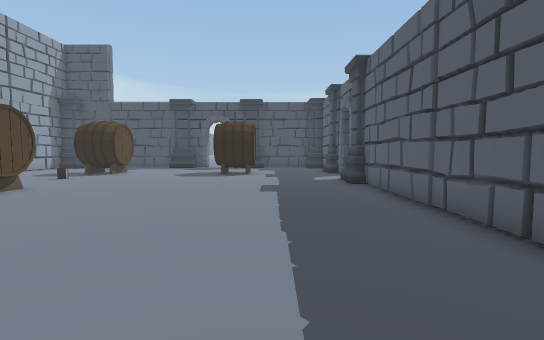
view 1 (above)

22 first-person views from a walk through a Unity game level. The camera is 1.3 m above the floor, tilts 4° down and sees 85° across. The floor is counted in squares, 1 m on a side. Each view is taken from the middle of a square. On the plan, view 1 faces up. The plan holds only what a view shows up to about 14 squares ahead; the rest is blank. The place goes on beyond the plan. The player character is not drawn. Door leaves are left out, so doorways stand open.

view 2
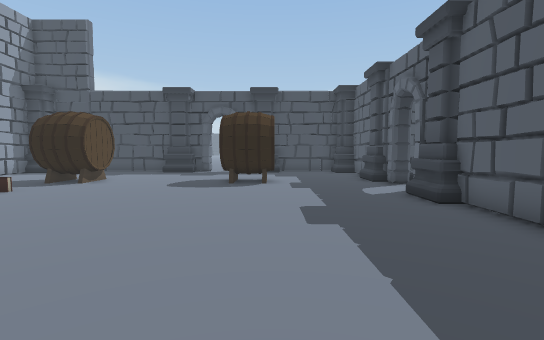

view 3
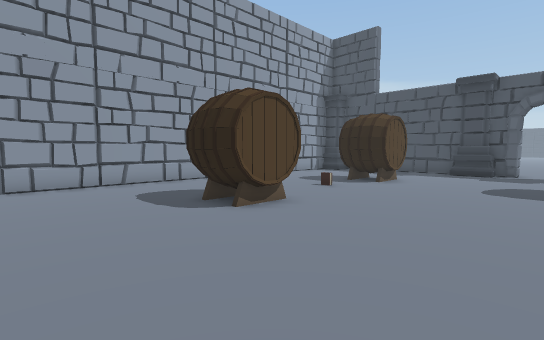

view 4
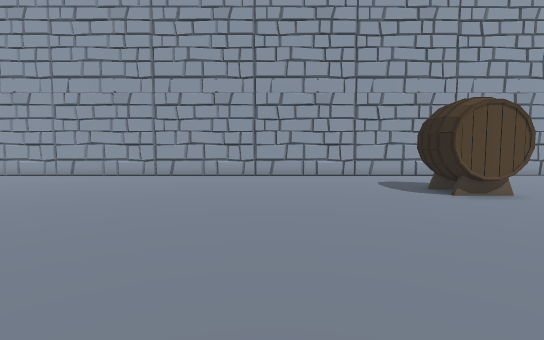

view 5
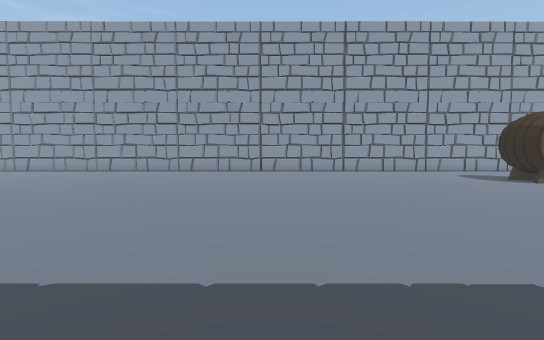

view 6
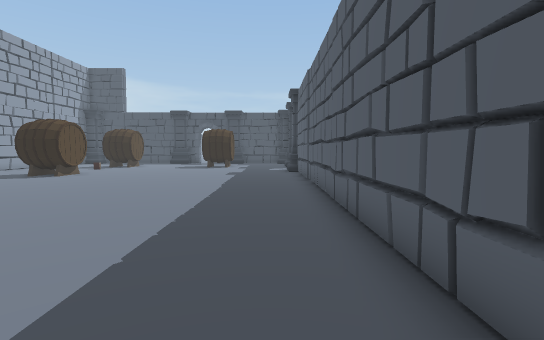

view 7
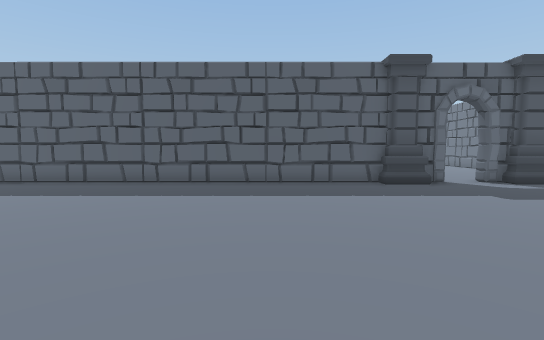

view 8
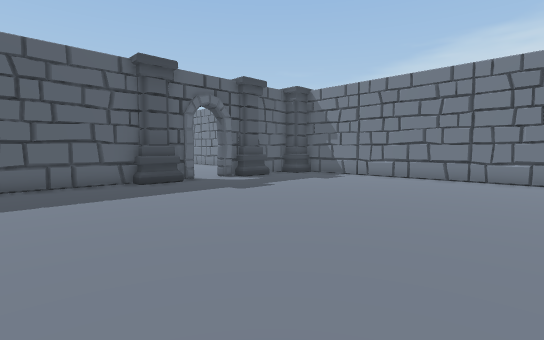

view 9
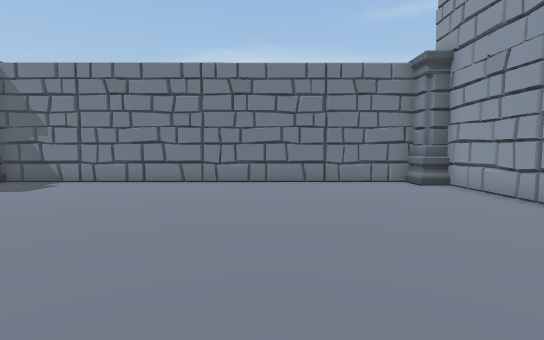

view 10
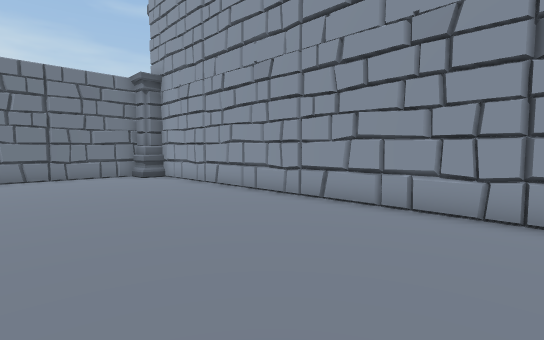

view 11
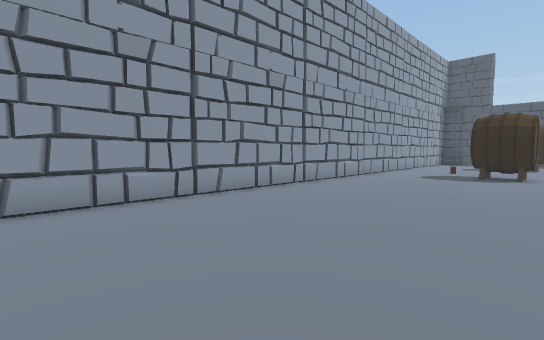

view 12
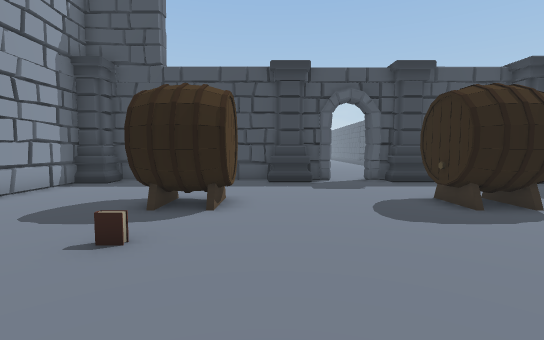

view 13
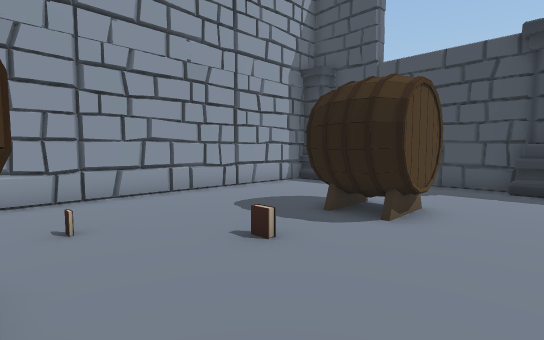

view 14
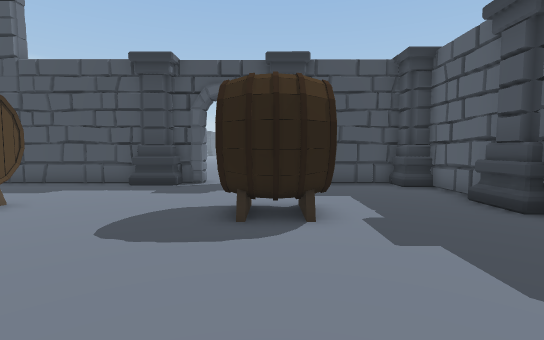

view 15
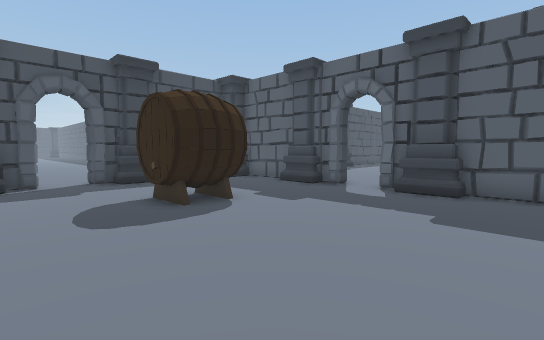

view 16
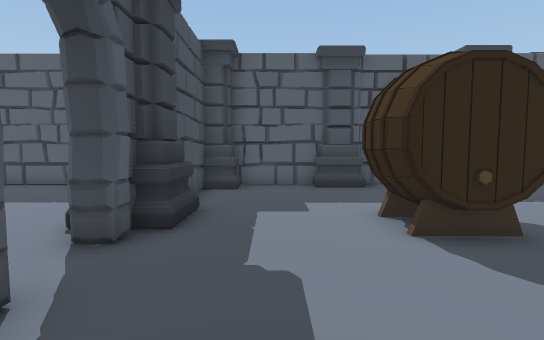

view 17
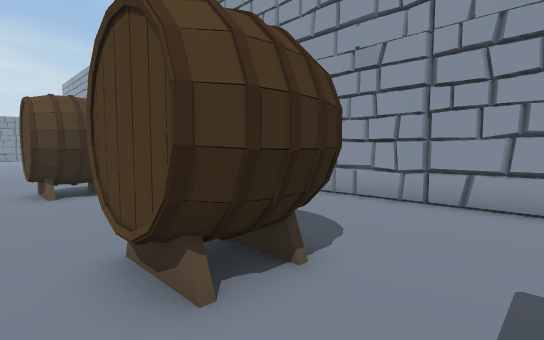

view 18
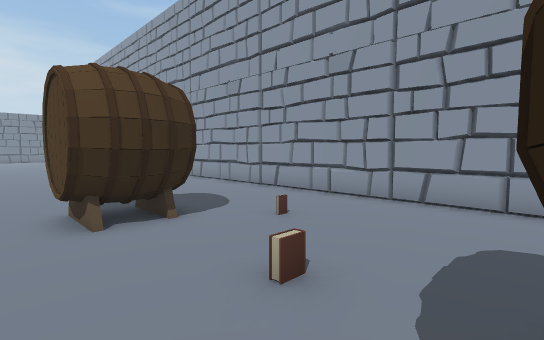

view 19
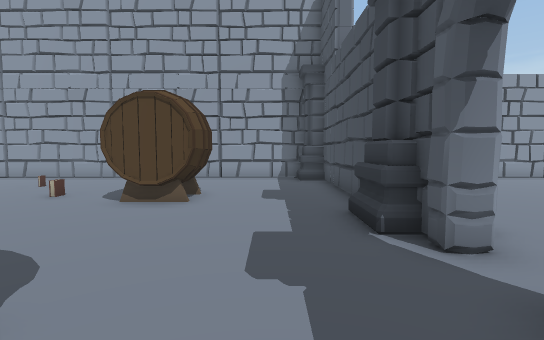

view 20
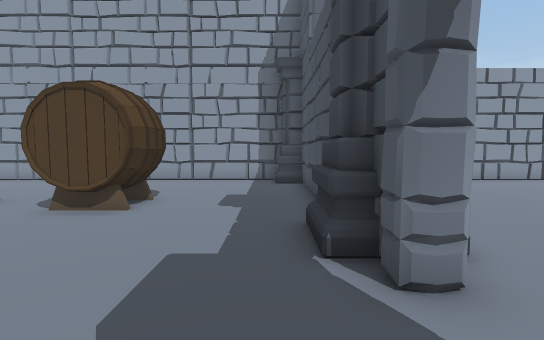

view 21
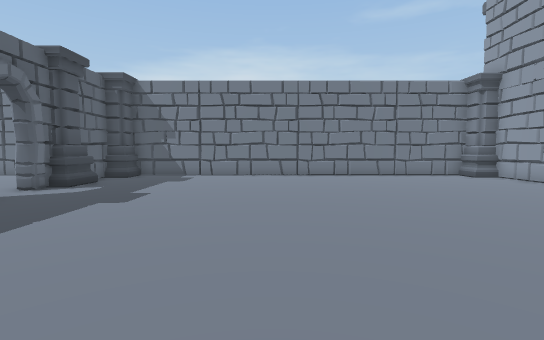

view 22
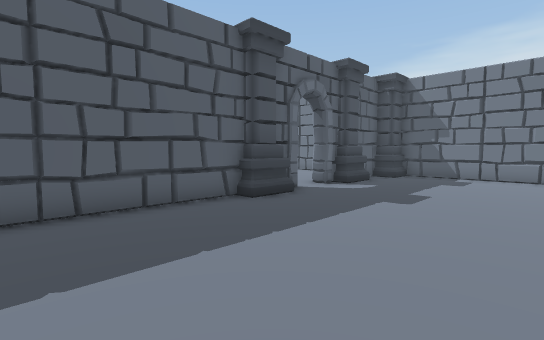

### Floor plan
Points are (right, up) in squares from view 1. A wall is a line through its corners. A room is listed if a view was taken in it or the views show most of it. See-through windows are left out.
Room 1 (views 1, 2, 3, 4, 5, 6, 7, 8, 9, 10, 11, 12, 13, 14, 15, 16, 17, 18, 19, 20, 21, 22)
walls: (3.7, 0.7) (3.2, 0.9); (3.9, -3.8) (3.4, -3.6); (3.8, 5.5) (3.4, 5.7); (3.5, 9.4) (3.5, 11.3); (3.5, -12.5) (3.5, 7.5); (3.5, 12.5) (3.5, 13.4); (3.5, -14.7) (3.5, -13.6); (3.5, -16.3) (3.9, -16.2); (4.1, 14.9) (3.5, 15) (3.5, 20.4); (3.5, -20.4) (3.5, -16.1); (-1.5, -22) (-1.3, -21.5); (-4.6, 21.2) (-5.5, 21.2); (-6.8, 21.2) (-13.5, 21.2); (-13.6, -21.7) (2.7, -21.6); (-1.9, 21.2) (-3.1, 21.2); (2.5, 21.2) (0, 21.2); (-14.4, 20.5) (-14.4, -20.3)
ways out: open door at (-3.5, 21.5); open door at (4, -15.5); open door at (4, 14.5)
objects: column (-14, -21); column (-14, 20) to (-14, 21); barrel (-10, 8) to (-8, 10); barrel (-10, 15) to (-8, 17); barrel (-3, 15) to (-1, 17); column (3, -21); column (3, -18) to (3, -17); column (3, -14) to (4, -12); column (3, 11) to (4, 12); column (3, 16) to (3, 17); column (3, 20) to (3, 21); other object (4, 9)

Where each view was taken, in squares from view 1:
view 1: 0 up, 0 right, facing up
view 2: 4 up, 1 left, facing up
view 3: 4 up, 3 left, facing up-left
view 4: 3 up, 0 right, facing left
view 5: 2 down, 3 right, facing left
view 6: 6 down, 2 right, facing up
view 7: 8 down, 8 left, facing right
view 8: 8 down, 8 left, facing down-right
view 9: 10 down, 8 left, facing down
view 10: 7 down, 8 left, facing down-left
view 11: 7 down, 7 left, facing up-left
view 12: 9 up, 7 left, facing up
view 13: 10 up, 6 left, facing up-left
view 14: 10 up, 2 left, facing up
view 15: 9 up, 6 left, facing up-right
view 16: 19 up, 7 left, facing right
view 17: 19 up, 7 left, facing down-left
view 18: 15 up, 7 left, facing down-left
view 19: 19 up, 1 left, facing left
view 20: 20 up, 2 left, facing left
view 21: 7 down, 4 left, facing down
view 22: 7 down, 3 left, facing down-right
